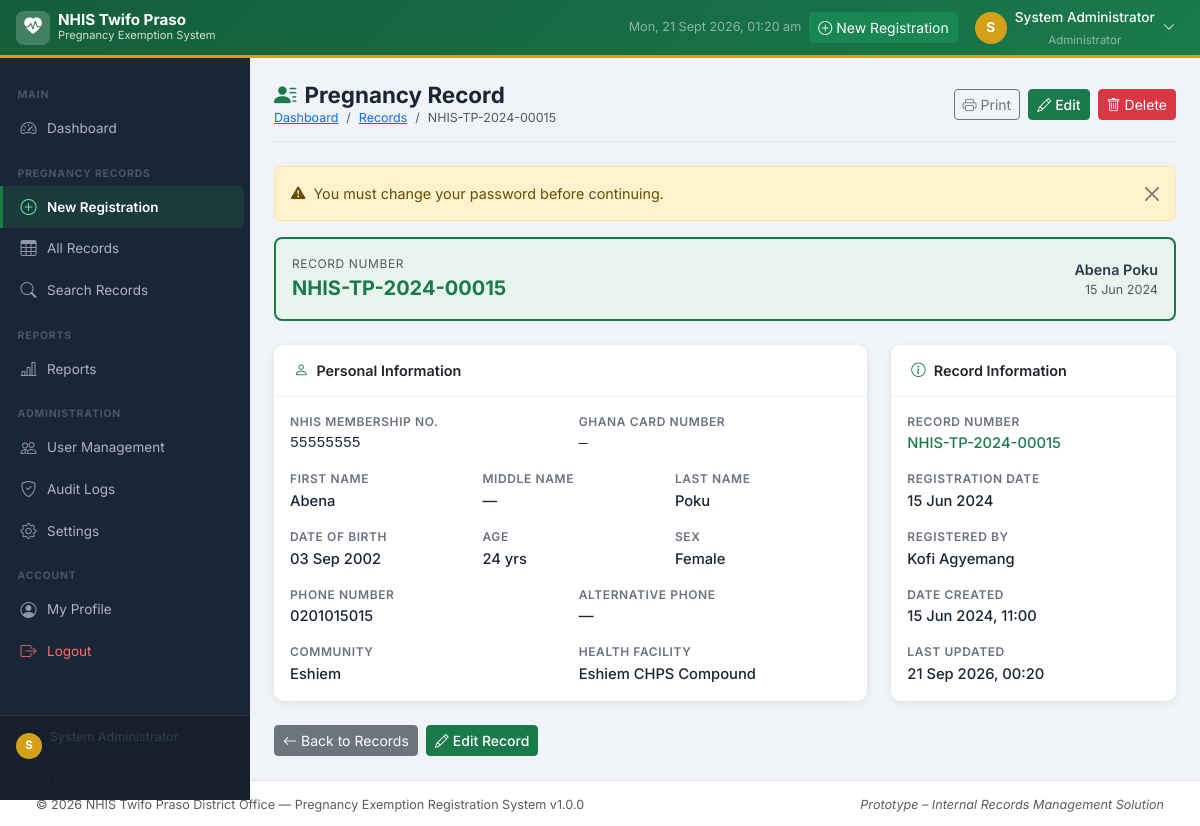
/pregnancy/view.php?id=15 (signed in), run on the app's committed database.
### tables this page shows
CREATE TABLE IF NOT EXISTS `users` (
  `id` INT(11) NOT NULL AUTO_INCREMENT,
  `full_name` VARCHAR(150) NOT NULL,
  `username` VARCHAR(80) NOT NULL,
  `email` VARCHAR(150) DEFAULT NULL,
  `password` VARCHAR(255) NOT NULL,
  `role_id` INT(11) NOT NULL DEFAULT 2,
  `phone` VARCHAR(20) DEFAULT NULL,
  `status` ENUM('active','inactive') NOT NULL DEFAULT 'active',
  `must_change_password` TINYINT(1) NOT NULL DEFAULT 0,
  `last_login` DATETIME DEFAULT NULL,
  `created_at` TIMESTAMP NOT NULL DEFAULT CURRENT_TIMESTAMP,
  `updated_at` TIMESTAMP NOT NULL DEFAULT CURRENT_TIMESTAMP ON UPDATE CURRENT_TIMESTAMP,
  PRIMARY KEY (`id`),
  UNIQUE KEY `uq_username` (`username`),
  KEY `fk_users_role` (`role_id`),
  CONSTRAINT `fk_users_role` FOREIGN KEY (`role_id`) REFERENCES `roles` (`id`) ON UPDATE CASCADE
);

CREATE TABLE IF NOT EXISTS `roles` (
  `id` INT(11) NOT NULL AUTO_INCREMENT,
  `role_name` VARCHAR(50) NOT NULL,
  `description` VARCHAR(255) DEFAULT NULL,
  `created_at` TIMESTAMP NOT NULL DEFAULT CURRENT_TIMESTAMP,
  PRIMARY KEY (`id`),
  UNIQUE KEY `uq_role_name` (`role_name`)
);

CREATE TABLE IF NOT EXISTS `pregnant_women` (
  `id` INT(11) NOT NULL AUTO_INCREMENT,
  `record_number` VARCHAR(30) NOT NULL COMMENT 'System-generated unique record number e.g. NHIS-TP-2024-00001',
  `nhis_membership_number` VARCHAR(20) DEFAULT NULL COMMENT '8-digit NHIS membership number',
  `ghana_card_number` VARCHAR(20) DEFAULT NULL COMMENT 'Ghana Card Number: GHA-XXXXXXXXX-X',
  `first_name`  VARCHAR(80)  NOT NULL,
  `middle_name` VARCHAR(80)  DEFAULT NULL,
  `last_name`   VARCHAR(80)  NOT NULL,
  `full_name`   VARCHAR(150) GENERATED ALWAYS AS (TRIM(CONCAT_WS(' ', `first_name`, NULLIF(`middle_name`,''), `last_name`))) STORED COMMENT 'Auto-computed from first/middle/last name',
  `date_of_birth` DATE DEFAULT NULL,
  `sex` ENUM('Female') NOT NULL DEFAULT 'Female',
  `phone` VARCHAR(20) DEFAULT NULL,
  `alt_phone` VARCHAR(20) DEFAULT NULL,
  `community_id` INT(11) DEFAULT NULL,
  `community_other` VARCHAR(150) DEFAULT NULL COMMENT 'If community not in list',
  `district` VARCHAR(100) DEFAULT 'Twifo Atti-Morkwa',
  `region` VARCHAR(100) DEFAULT 'Central Region',
   
  `registration_date` DATE NOT NULL COMMENT 'Date of pregnancy registration with NHIS',
  `gravida` INT(2) DEFAULT NULL COMMENT 'Total number of pregnancies',
  `parity` INT(2) DEFAULT NULL COMMENT 'Number of previous deliveries',
  `gestational_age_weeks` INT(3) DEFAULT NULL COMMENT 'Gestational age in weeks at registration',
  `expected_delivery_date` DATE DEFAULT NULL COMMENT 'EDD',
  `antenatal_start_date` DATE DEFAULT NULL COMMENT 'Date first ANC visit',
  `health_facility_id` INT(11) DEFAULT NULL COMMENT 'Facility for ANC',
  `facility_other` VARCHAR(200) DEFAULT NULL COMMENT 'If facility not in list',
  `pregnancy_status` ENUM('Active','Delivered','Lost to Follow-up','Referred','Deceased','Other') NOT NULL DEFAULT 'Active',
  `delivery_date` DATE DEFAULT NULL,
  `delivery_outcome` VARCHAR(200) DEFAULT NULL,
   
  `processing_date` DATE DEFAULT NULL COMMENT 'Date NHIS processed the exemption',
  `exemption_status` ENUM('Approved','Pending','Rejected','Under Review') NOT NULL DEFAULT 'Pending',
  `reference_number` VARCHAR(80) DEFAULT NULL COMMENT 'NHIS reference/transaction number',
  `processed_by` INT(11) DEFAULT NULL COMMENT 'User ID of staff who processed',
  `nhis_remarks` TEXT DEFAULT NULL COMMENT 'Remarks on NHIS processing',
   
  `general_remarks` TEXT DEFAULT NULL,
  `created_by` INT(11) NOT NULL COMMENT 'User who created record',
  `updated_by` INT(11) DEFAULT NULL COMMENT 'User who last updated record',
  `created_at` TIMESTAMP NOT NULL DEFAULT CURRENT_TIMESTAMP,
  `updated_at` TIMESTAMP NOT NULL DEFAULT CURRENT_TIMESTAMP ON UPDATE CURRENT_TIMESTAMP,
  `is_deleted` TINYINT(1) NOT NULL DEFAULT 0,
  PRIMARY KEY (`id`),
  UNIQUE KEY `uq_record_number` (`record_number`),
  UNIQUE KEY `uq_ghana_card` (`ghana_card_number`),
  KEY `idx_nhis_membership` (`nhis_membership_number`),
  KEY `idx_first_name` (`first_name`),
  KEY `idx_last_name` (`last_name`),
  KEY `idx_registration_date` (`registration_date`),
  KEY `idx_community` (`community_id`),
  KEY `idx_facility` (`health_facility_id`),
  KEY `idx_status` (`pregnancy_status`),
  KEY `idx_exemption_status` (`exemption_status`),
  KEY `fk_pw_community` (`community_id`),
  KEY `fk_pw_facility` (`health_facility_id`),
  KEY `fk_pw_processed_by` (`processed_by`),
  KEY `fk_pw_created_by` (`created_by`),
  CONSTRAINT `fk_pw_community` FOREIGN KEY (`community_id`) REFERENCES `communities` (`id`) ON UPDATE CASCADE,
  CONSTRAINT `fk_pw_facility` FOREIGN KEY (`health_facility_id`) REFERENCES `health_facilities` (`id`) ON UPDATE CASCADE,
  CONSTRAINT `fk_pw_processed_by` FOREIGN KEY (`processed_by`) REFERENCES `users` (`id`) ON UPDATE CASCADE,
  CONSTRAINT `fk_pw_created_by` FOREIGN KEY (`created_by`) REFERENCES `users` (`id`) ON UPDATE CASCADE
);

CREATE TABLE IF NOT EXISTS `communities` (
  `id` INT(11) NOT NULL AUTO_INCREMENT,
  `community_name` VARCHAR(150) NOT NULL,
  `district` VARCHAR(100) DEFAULT 'Twifo Atti-Morkwa',
  `region` VARCHAR(100) DEFAULT 'Central Region',
  `status` ENUM('active','inactive') NOT NULL DEFAULT 'active',
  PRIMARY KEY (`id`),
  UNIQUE KEY `uq_community_name` (`community_name`)
);

CREATE TABLE IF NOT EXISTS `health_facilities` (
  `id` INT(11) NOT NULL AUTO_INCREMENT,
  `facility_name` VARCHAR(200) NOT NULL,
  `facility_type` VARCHAR(100) DEFAULT NULL,
  `location` VARCHAR(150) DEFAULT NULL,
  `status` ENUM('active','inactive') NOT NULL DEFAULT 'active',
  PRIMARY KEY (`id`),
  UNIQUE KEY `uq_facility_name` (`facility_name`)
);

CREATE TABLE IF NOT EXISTS `system_settings` (
  `id` INT(11) NOT NULL AUTO_INCREMENT,
  `setting_key` VARCHAR(100) NOT NULL,
  `setting_value` TEXT DEFAULT NULL,
  `description` VARCHAR(255) DEFAULT NULL,
  `updated_by` INT(11) DEFAULT NULL,
  `updated_at` TIMESTAMP NOT NULL DEFAULT CURRENT_TIMESTAMP ON UPDATE CURRENT_TIMESTAMP,
  PRIMARY KEY (`id`),
  UNIQUE KEY `uq_setting_key` (`setting_key`)
);

### pregnancy/view.php (the view, shortened to what the rows shown need)
<?php
require_once __DIR__ . '/../includes/auth.php';
$id  = (int) ($_GET['id'] ?? 0);
$pdo = getDBConnection();
$stmt = $pdo->prepare(
    "SELECT pw.*,
            c.community_name,
            hf.facility_name, hf.facility_type,
            u1.full_name AS created_by_name,
            u2.full_name AS updated_by_name
     FROM pregnant_women pw
     LEFT JOIN communities       c  ON pw.community_id       = c.id
     LEFT JOIN health_facilities hf ON pw.health_facility_id = hf.id
     LEFT JOIN users             u1 ON pw.created_by         = u1.id
     LEFT JOIN users             u2 ON pw.updated_by         = u2.id
     WHERE pw.id = :id AND pw.is_deleted = 0"
);
$stmt->execute([':id' => $id]);
$record = $stmt->fetch();
$community = $record['community_name'] ?: ($record['community_other'] ?: '—');
$facility  = $record['facility_name']  ?: ($record['facility_other']  ?: '—');
$fullName  = trim($record['first_name'] . ' ' . ($record['middle_name'] ? $record['middle_name'] . ' ' : '') . $record['last_name']);
include __DIR__ . '/../includes/header.php';
?>
<div class="nhis-content">
    <div class="page-header d-flex align-items-center justify-content-between flex-wrap gap-2">
        <div>
            <h1><i class="bi bi-person-lines-fill me-2 text-nhis"></i>Pregnancy Record</h1>
            <nav aria-label="breadcrumb">
                <ol class="breadcrumb mb-0">
                    <li class="breadcrumb-item"><a href="<?= BASE_URL ?>/dashboard.php">Dashboard</a></li>
                    <li class="breadcrumb-item"><a href="<?= BASE_URL ?>/records/index.php">Records</a></li>
                    <li class="breadcrumb-item active"><?= htmlspecialchars($record['record_number']) ?></li>
                </ol>
            </nav>
        </div>
    </div>
    <div class="d-flex align-items-center justify-content-between mb-4 p-3 rounded-3 bg-nhis-light border border-2 border-nhis">
        <div>
            <div class="text-muted" style="font-size:.75rem;text-transform:uppercase;letter-spacing:.05em;">Record Number</div>
            <div class="fw-700 fs-5 text-nhis"><?= htmlspecialchars($record['record_number']) ?></div>
        </div>
        <div class="text-end">
            <div class="fw-600"><?= htmlspecialchars($fullName) ?></div>
            <div class="text-muted small"><?= formatDate($record['registration_date']) ?></div>
        </div>
    </div>
    <div class="row g-4">
        <div class="col-lg-8">
            <div class="card h-100">
                <div class="card-body">
                    <div class="row g-3">
                        <div class="col-6">
                            <div class="detail-label">NHIS Membership No.</div>
                            <div class="detail-value" style="font-family:monospace;">
                                <?= htmlspecialchars($record['nhis_membership_number'] ?: '—') ?>
                            </div>
                        </div>
                        <div class="col-6">
                            <div class="detail-label">Ghana Card Number</div>
                            <div class="detail-value" style="font-family:monospace;">
                                <?= htmlspecialchars($record['ghana_card_number'] ?: '—') ?>
                            </div>
                        </div>
                        <div class="col-4">
                            <div class="detail-label">First Name</div>
                            <div class="detail-value"><?= htmlspecialchars($record['first_name']) ?></div>
                        </div>
                        <div class="col-4">
                            <div class="detail-label">Middle Name</div>
                            <div class="detail-value"><?= htmlspecialchars($record['middle_name'] ?: '—') ?></div>
                        </div>
                        <div class="col-4">
                            <div class="detail-label">Last Name</div>
                            <div class="detail-value"><?= htmlspecialchars($record['last_name']) ?></div>
                        </div>
                        <div class="col-4">
                            <div class="detail-label">Date of Birth</div>
                            <div class="detail-value"><?= formatDate($record['date_of_birth']) ?></div>
                        </div>
                        <div class="col-4">
                            <div class="detail-label">Age</div>
                            <div class="detail-value"><?= calculateAge($record['date_of_birth']) ?></div>
                        </div>
                        <div class="col-6">
                            <div class="detail-label">Phone Number</div>
                            <div class="detail-value"><?= htmlspecialchars($record['phone'] ?: '—') ?></div>
                        </div>
                        <div class="col-6">
                            <div class="detail-label">Alternative Phone</div>
                            <div class="detail-value"><?= htmlspecialchars($record['alt_phone'] ?: '—') ?></div>
                        </div>
                        <div class="col-6">
                            <div class="detail-label">Community</div>
                            <div class="detail-value"><?= htmlspecialchars($community) ?></div>
                        </div>
                        <div class="col-6">
                            <div class="detail-label">Health Facility</div>
                            <div class="detail-value"><?= htmlspecialchars($facility) ?></div>
                        </div>
                    </div>
                </div>
            </div>
        </div>
        <div class="col-lg-4">
            <div class="card h-100">
                <div class="card-body">
                    <div class="row g-3">
                        <div class="col-12">
                            <div class="detail-label">Record Number</div>
                            <div class="detail-value text-nhis fw-700"><?= htmlspecialchars($record['record_number']) ?></div>
                        </div>
                        <div class="col-12">
                            <div class="detail-label">Registration Date</div>
                            <div class="detail-value"><?= formatDate($record['registration_date']) ?></div>
                        </div>
                        <div class="col-12">
                            <div class="detail-label">Registered By</div>
                            <div class="detail-value"><?= htmlspecialchars($record['created_by_name'] ?: '—') ?></div>
                        </div>
                        <div class="col-12">
                            <div class="detail-label">Date Created</div>
                            <div class="detail-value"><?= formatDateTime($record['created_at']) ?></div>
                        </div>
                        <div class="col-12">
                            <div class="detail-label">Last Updated</div>
                            <div class="detail-value"><?= formatDateTime($record['updated_at']) ?></div>
                        </div>
                    </div>
                </div>
            </div>
        </div>
    </div>
</div>
<?php include __DIR__ . '/../includes/footer.php'; ?>

### includes/header.php (shortened to what the rows shown need)
<?php
$currentUser = getCurrentUser();
?>
<!DOCTYPE html>
<html lang="en">
<head>
    <link href="https://cdn.jsdelivr.net/npm/bootstrap@5.3.2/dist/css/bootstrap.min.css" rel="stylesheet">
    <link href="https://cdn.jsdelivr.net/npm/bootstrap-icons@1.11.3/font/bootstrap-icons.min.css" rel="stylesheet">
    <link href="<?= BASE_URL ?>/assets/css/style.css" rel="stylesheet">
</head>
<body>
<nav class="navbar navbar-expand-lg navbar-dark nhis-topbar fixed-top">
    <div class="container-fluid px-3">
        <div class="ms-auto d-flex align-items-center gap-2">
            <div class="dropdown">
                <button class="btn btn-sm btn-link text-white d-flex align-items-center gap-2 text-decoration-none" data-bs-toggle="dropdown" aria-expanded="false">
                    <div class="nhis-avatar"><?= strtoupper(substr($currentUser['full_name'] ?? 'U', 0, 1)) ?></div>
                    <span class="d-none d-lg-block">
                        <span class="fw-500" style="font-size:0.85rem;"><?= htmlspecialchars($currentUser['full_name'] ?? '') ?></span>
                        <br><span class="text-white-50" style="font-size:0.72rem;"><?= htmlspecialchars($currentUser['role_name'] ?? '') ?></span>
                    </span>
                    <i class="bi bi-chevron-down small"></i>
                </button>
            </div>
        </div>
    </div>
</nav>
<div class="nhis-wrapper">

### includes/footer.php (shortened to what the rows shown need)
    </div>
<footer class="nhis-footer">
    <div class="container-fluid">
        <div class="row align-items-center">
            <div class="col-md-6">
                <span class="text-muted small">
                    &copy; <?= date('Y') ?>
                    <?= getSetting('office_name', 'NHIS Twifo Praso District Office') ?>
                    &mdash; Pregnancy Exemption Registration System v<?= APP_VERSION ?>
                </span>
            </div>
        </div>
    </div>
</footer>
</body>
</html>

### data on the page
users: full_name "S", full_name "System Administrator", role.role_name "Administrator"
pregnant_women: record_number "NHIS-TP-2024-00015", fullName "Abena Poku", registration_date "15 Jun 2024", nhis_membership_number "55555555", ghana_card_number "—", first_name "Abena", middle_name "—", last_name "Poku", date_of_birth "03 Sep 2002", date_of_birth "24 yrs", phone "0201015015", alt_phone "—", community.community_name "Eshiem", health_facility.facility_name "Eshiem CHPS Compound", created_by.full_name "Kofi Agyemang", created_at "15 Jun 2024, 11:00", updated_at "21 Sep 2026, 00:20"
system_settings: setting_value "NHIS Twifo Praso District Office"

### other printed values
substr($_SESSION['full_name'] ?? 'U', 0, 1) "S"
$_SESSION['full_name'] "System Administrator"
$flash['message'] "You must change your password before continuing."
APP_VERSION "1.0.0"
